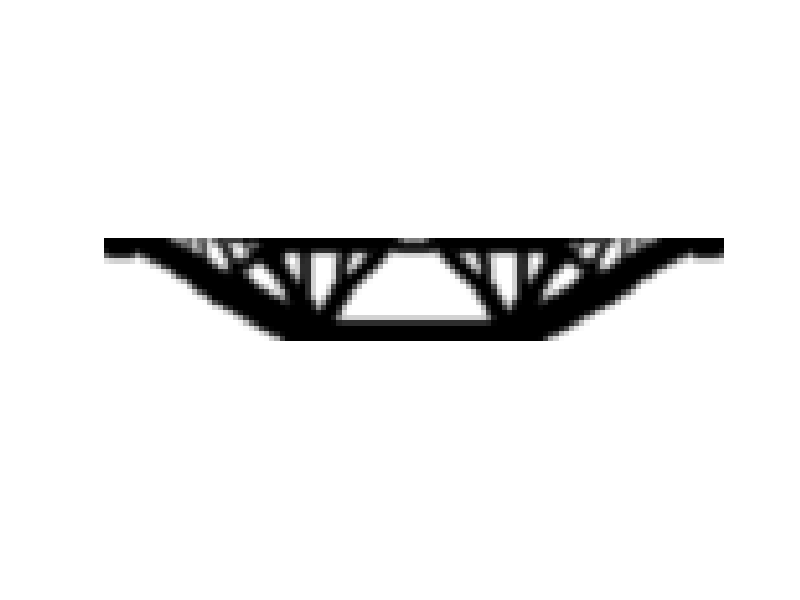

MATLAB code for this plot:
%%%% AN 88 LINE TOPOLOGY OPTIMIZATION CODE Nov, 2010 %%%%
%function top88(nelx,nely,volfrac,penal,rmin,ft)
nelx=120; nely=20; volfrac=0.5; penal=3.0; rmin=1.5; ft=2;
%% MATERIAL PROPERTIES
E0 = 1;
Emin = 1e-9;
nu = 0.3;
%% PREPARE FINITE ELEMENT ANALYSIS
A11 = [12  3 -6 -3;  3 12  3  0; -6  3 12 -3; -3  0 -3 12];
A12 = [-6 -3  0  3; -3 -6 -3 -6;  0 -3 -6  3;  3 -6  3 -6];
B11 = [-4  3 -2  9;  3 -4 -9  4; -2 -9 -4 -3;  9  4 -3 -4];
B12 = [ 2 -3  4 -9; -3  2  9 -2;  4  9  2  3; -9 -2  3  2];
KE = 1/(1-nu^2)/24*([A11 A12;A12' A11]+nu*[B11 B12;B12' B11]);
nodenrs = reshape(1:(1+nelx)*(1+nely),1+nely,1+nelx);
edofVec = reshape(2*nodenrs(1:end-1,1:end-1)+1,nelx*nely,1);
edofMat = repmat(edofVec,1,8)+repmat([0 1 2*nely+[2 3 0 1] -2 -1],nelx*nely,1);
iK = reshape(kron(edofMat,ones(8,1))',64*nelx*nely,1);
jK = reshape(kron(edofMat,ones(1,8))',64*nelx*nely,1);
% DEFINE LOADS AND SUPPORTS (HALF MBB-BEAM)
F = sparse([2:2*(nely+1):nelx*(nely+1)+1,fliplr(2*nelx*(nely+1)+2:-2*(nely+1):nelx*(nely+1)+1)],1,-1,2*(nely+1)*(nelx+1),1);
U = zeros(2*(nely+1)*(nelx+1),1);
fixeddofs = union([1,2*(nely+1)*nelx+1],...
    [2*(nely+1)*(floor((nelx+1)/3)+1),2*(nely+1)*(floor(2*(nelx+1)/3)+1)]);
alldofs = 1:2*(nely+1)*(nelx+1);
freedofs = setdiff(alldofs,fixeddofs);
%% PREPARE FILTER
iH = ones(nelx*nely*(2*(ceil(rmin)-1)+1)^2,1);
jH = ones(size(iH));
sH = zeros(size(iH));
k = 0;
for i1 = 1:nelx
  for j1 = 1:nely
    e1 = (i1-1)*nely+j1;
    for i2 = max(i1-(ceil(rmin)-1),1):min(i1+(ceil(rmin)-1),nelx)
      for j2 = max(j1-(ceil(rmin)-1),1):min(j1+(ceil(rmin)-1),nely)
        e2 = (i2-1)*nely+j2;
        k = k+1;
        iH(k) = e1;
        jH(k) = e2;
        sH(k) = max(0,rmin-sqrt((i1-i2)^2+(j1-j2)^2));
      end
    end
  end
end
H = sparse(iH,jH,sH);
Hs = sum(H,2);
%% INITIALIZE ITERATION
x = repmat(volfrac,nely,nelx);
xPhys = x;
loop = 0;
change = 1;
obj = NaN(200,1);
changeplot = NaN(200,1);
volume = NaN(200,1);
%% START ITERATION
while change > 0.01
  loop = loop + 1;
  %% FE-ANALYSIS
  sK = reshape(KE(:)*(Emin+xPhys(:)'.^penal*(E0-Emin)),64*nelx*nely,1);
  K = sparse(iK,jK,sK); K = (K+K')/2;
  U(freedofs) = K(freedofs,freedofs)\F(freedofs);
  %% OBJECTIVE FUNCTION AND SENSITIVITY ANALYSIS
  ce = reshape(sum((U(edofMat)*KE).*U(edofMat),2),nely,nelx);
  c = sum(sum((Emin+xPhys.^penal*(E0-Emin)).*ce));
  dc = -penal*(E0-Emin)*xPhys.^(penal-1).*ce;
  dv = ones(nely,nelx);
  obj(loop+1) = c;
  %% FILTERING/MODIFICATION OF SENSITIVITIES
  if ft == 1
    dc(:) = H*(x(:).*dc(:))./Hs./max(1e-3,x(:));
  elseif ft == 2
    dc(:) = H*(dc(:)./Hs);
    dv(:) = H*(dv(:)./Hs);
  end
  %% OPTIMALITY CRITERIA UPDATE OF DESIGN VARIABLES AND PHYSICAL DENSITIES
  l1 = 0; l2 = 1e9; move = 0.2;
  while (l2-l1)/(l1+l2) > 1e-3
    lmid = 0.5*(l2+l1);
    xnew = max(0,max(x-move,min(1,min(x+move,x.*sqrt(-dc./dv/lmid)))));
    if ft == 1
      xPhys = xnew;
    elseif ft == 2
      xPhys(:) = (H*xnew(:))./Hs;
    end
    if sum(xPhys(:)) > volfrac*nelx*nely, l1 = lmid; else, l2 = lmid; end
  end
  change = max(abs(xnew(:)-x(:)));
  changeplot(loop+1) = change;
  volume(loop+1) = mean(xPhys(:));
  x = xnew;
  %% PRINT RESULTS
  fprintf(' It.:%5i Obj.:%11.4f Vol.:%7.3f ch.:%7.3f\n',loop,c, ...
    mean(xPhys(:)),change);
  if exist('OCTAVE_VERSION', 'builtin') ~= 0
    fflush(stdout);
  end
  %% PLOT DENSITIES
  colormap(gray); imagesc(1-xPhys); caxis([0 1]); axis equal; axis off; drawnow;
end
%% EXTRA PLOTS
%obj(isnan(obj)) = [];
%changeplot(isnan(changeplot)) = [];
%volume(isnan(volume)) = [];
%
%figure;
%ax1 = subplot(3,1,1);
%plot(obj,'r');
%title(ax1,'Objective function')
%
%ax2 = subplot(3,1,2);
%plot(volume,'r');
%title(ax2,'Volume')
%
%ax3 = subplot(3,1,3);
%plot(changeplot,'r');
%title(ax3,'Change of volume')

%%%%%%%%%%%%%%%%%%%%%%%%%%%%%%%%%%%%%%%%%%%%%%%%%%%%%%%%%%%%%%%%%%%%%%%%%%%%
% This Matlab code was written by E. Andreassen, A. Clausen, M. Schevenels,%
% B. S. Lazarov and O. Sigmund,  Department of Solid  Mechanics,           %
%  Technical University of Denmark,                                        %
%  DK-2800 Lyngby, Denmark.                                                %
% Please sent your comments to: sigmund@fam.dtu.dk                         %
%                                                                          %
% The code is intended for educational purposes and theoretical details    %
% are discussed in the paper                                               %
% "Efficient topology optimization in MATLAB using 88 lines of code,       %
% E. Andreassen, A. Clausen, M. Schevenels,                                %
% B. S. Lazarov and O. Sigmund, Struct Multidisc Optim, 2010               %
% This version is based on earlier 99-line code                            %
% by Ole Sigmund (2001), Structural and Multidisciplinary Optimization,    %
% Vol 21, pp. 120--127.                                                    %
%                                                                          %
% The code as well as a postscript version of the paper can be             %
% downloaded from the web-site: http://www.topopt.dtu.dk                   %
%                                                                          %
% Disclaimer:                                                              %
% The authors reserves all rights but do not guaranty that the code is     %
% free from errors. Furthermore, we shall not be liable in any event       %
% caused by the use of the program.                                        %
%%%%%%%%%%%%%%%%%%%%%%%%%%%%%%%%%%%%%%%%%%%%%%%%%%%%%%%%%%%%%%%%%%%%%%%%%%%%

